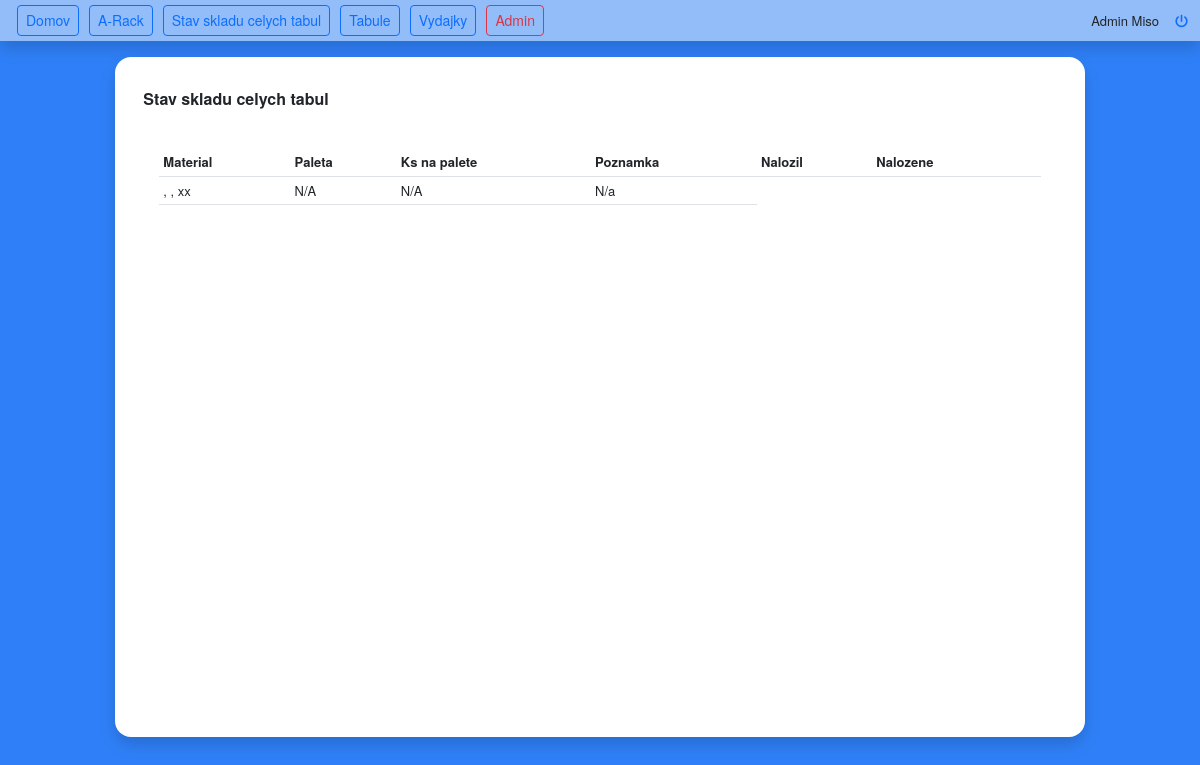
The page /stock-status/ (signed in) on the database as committed earlier.
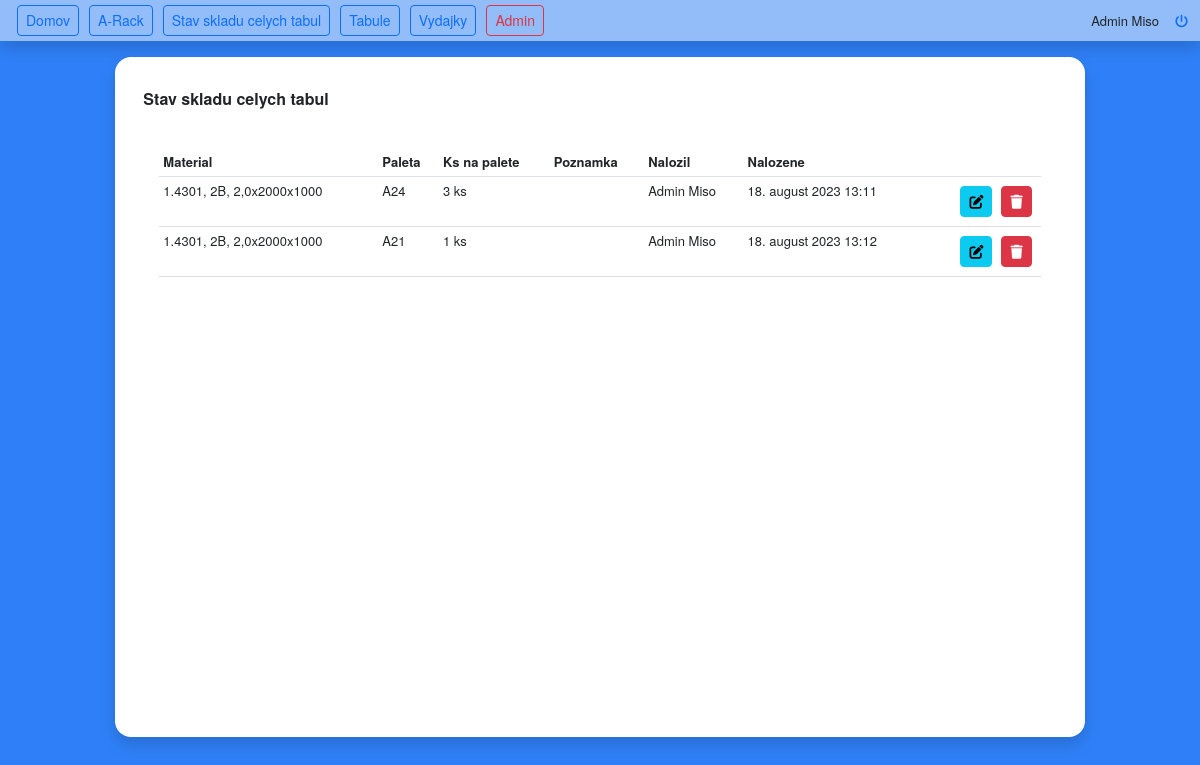
The same page on the database as committed later.
### Material/models.py (models this page shows, shortened)
class Sheet(models.Model):
    material = models.ForeignKey(to=RawMaterial, on_delete=models.CASCADE, related_name='material')
    surface = models.ForeignKey(to=MaterialSurface, on_delete=models.CASCADE, related_name='surface')
    thickness = models.FloatField()
    size_x = models.IntegerField()
    size_y = models.IntegerField()
    weight = models.FloatField(null=True, blank=True, )
    note = models.CharField(max_length=128, null=True, blank=True)
    class Meta:
        verbose_name = "Plech"
        verbose_name_plural = "Plechy"

class RawMaterial(models.Model):
    material_name = models.CharField(max_length=32)
    class Meta:
        verbose_name = "Akost materialu"
        verbose_name_plural = "Materialove akosti"

class MaterialSurface(models.Model):
    surface_name = models.CharField(max_length=32)
    class Meta:
        verbose_name = "Povrch materialu"
        verbose_name_plural = "Povrchy materialu"

### Rack/models.py (models this page shows, shortened)
class PaletteSheet(models.Model):
    palette = models.ForeignKey(Palette, on_delete=models.CASCADE, null=True, blank=True)
    sheet = models.ForeignKey(Sheet, on_delete=models.CASCADE)
    quantity = models.PositiveIntegerField()
    note = models.CharField(max_length=128, null=True, blank=True)
    created_by = models.ForeignKey(User, on_delete=models.CASCADE, related_name='created', null=True, blank=True)
    created_date = models.DateTimeField(auto_now_add=True)
    class Meta:
        verbose_name = "Plech na palete"
        verbose_name_plural = "Plechy na palete"

class Palette(models.Model):
    name = models.CharField(max_length=4)
    capacity = models.FloatField()
    sheets = models.ManyToManyField(Sheet, blank=True, through='PaletteSheet', related_name='palette_sheet')
    load_weight = models.FloatField(null=True, blank=True)
    class Meta:
        verbose_name = "Paleta"
        verbose_name_plural = "Palety"

### Stock/views.py (the view)
# urls.py: path('stock-status/', views.stock_status, name='stock_status'),
@login_required
def stock_status(request):
    sheets = Sheet.objects.prefetch_related('palettesheet_set').all()
    for sheet in sheets:
        palettes = []
        quantities = []
        for ps in sheet.palettesheet_set.all():
            palettes.append(ps.palette.name)
            quantities.append(ps.quantity)
        sheet.palettes = ', '.join(palettes) if palettes else 'N/A'
        sheet.quantities = ', '.join(map(str, quantities)) if quantities else 'N/A'
    ctx = {
        'sheets': sheets,
    }
    return render(request, 'Stock/stock_status.html', ctx)

### templates/Stock/stock_status.html (shortened to what this page needs)
{% extends 'Core/../base.html' %}
{% block content %}
    <div class="container-fluid mt-3">
        <div class="d-flex justify-content-between mb-3">
            <h6 class="fw-bold">Stav skladu celych tabul</h6>
        </div>
        <div class="card-body">
            <table id="stockStatusTable" class="table table-sm">
                <thead class="sticky-top">
                <tr>
                    <th scope="col">Material</th>
                    <th scope="col">Paleta</th>
                    <th scope="col">Ks na palete</th>
                    <th scope="col">Poznamka</th>
                    <th scope="col">Nalozil</th>
                    <th scope="col">Nalozene</th>
                    <th scope="col"></th>
                </tr>
                </thead>
                <tbody>
                {% for sheet in sheets %}
                    {% for palette_sheet in sheet.palettesheet_set.all %}
                        <tr>
                            <td>{{ sheet.material.material_name }}, {{ sheet.surface.surface_name }}, {{ sheet.thickness }}x{{ sheet.size_x }}x{{ sheet.size_y }}</td>
                            <td>{{ palette_sheet.palette.name }}</td>
                            <td>{{ palette_sheet.quantity }} ks</td>
                            <td>
                            </td>
                            <td>{{ palette_sheet.created_by.first_name }} {{ palette_sheet.created_by.last_name }}</td>
                            <td>{{ palette_sheet.created_date }}</td>
                            <td class="m-0 p-1">
                                <div class="d-flex justify-content-end">
                                    <a class="btn btn-sm btn-info me-1"
                                       href="{% url 'stock_palette_edit' palette_sheet.pk %}">
                                        <i class="fa-sharp fa-solid fa-pen-to-square"></i>
                                    </a>
                                    <a class="btn btn-sm btn-danger"
                                       href="{% url 'sheet_delete' palette_sheet.pk %}">
                                        <i class="fa-sharp fa-solid fa-trash"></i>
                                    </a>
                                </div>
                            </td>
                        </tr>
                    {% endfor %}
                {% empty %}
                    <tr>
                        <td>{{ sheet.material }}, {{ sheet.surface }}, {{ sheet.thickness }}x{{ sheet.size_x }}x{{ sheet.size_y }}</td>
                        <td>N/A</td>
                        <td>N/A</td>
                        <td>N/a</td>
                    </tr>
                {% endfor %}
                </tbody>
            </table>
        </div>
    </div>
{% endblock %}

Rows that differ between the two databases and show on the page:
added Sheet: material.material_name "1.4301", surface.surface_name "2B", thickness "2,0", size_x "2000", size_y "1000"
added PaletteSheet: palette.name "A24", quantity "3", created_by.first_name "Admin", created_by.last_name "Miso", created_date "18. august 2023 13:11"
added PaletteSheet: palette.name "A21", quantity "1", created_by.first_name "Admin", created_by.last_name "Miso", created_date "18. august 2023 13:12"
Other text that changed with them:
text no longer shown: ", , x x N/A N/A N/a"
